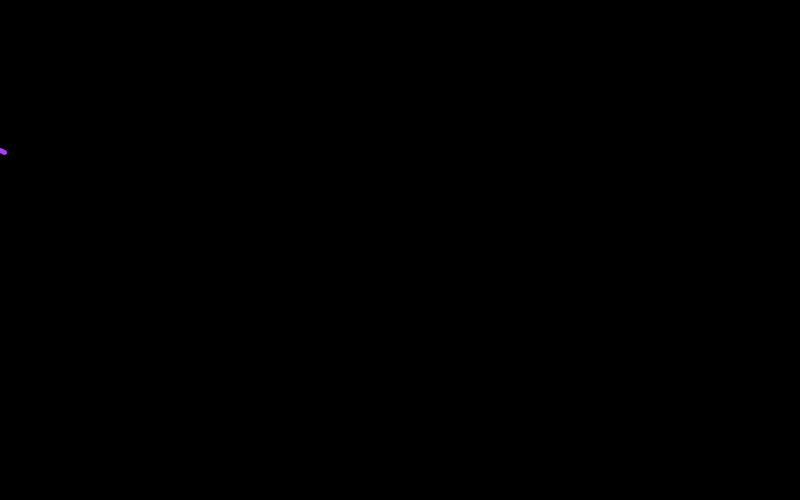
Frame 1 (no input)
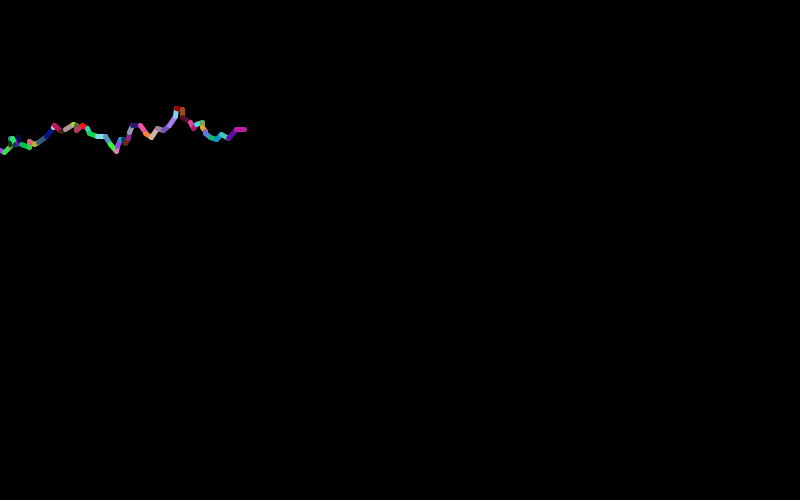
Frame 60 (the mouse pressed at the canvas centre just before this capture)
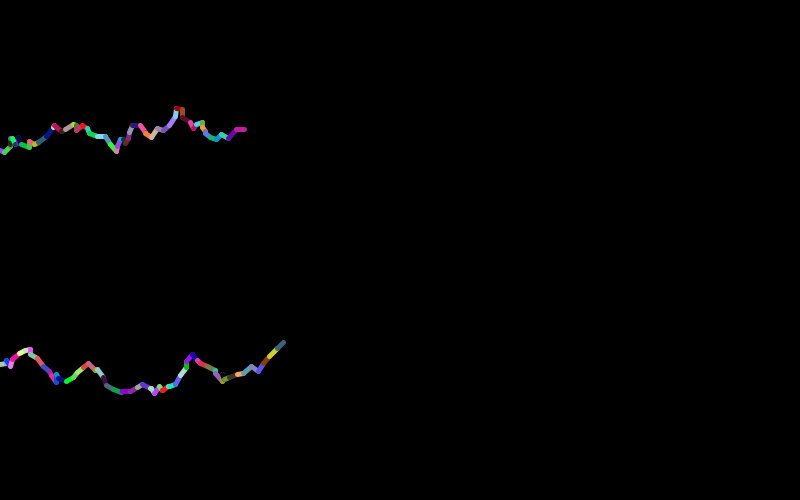
Frame 120 (the mouse held since frame 60 and released just before this capture)

The Processing sketch that drew these frames (run headless with seeded random() and noise(); from frame 60 on, the mouse is pressed at the canvas centre):

// Processing sketch: Lightning
// ── Lightning.pde
int startX;
int startY;
int endX;
int endY;

void setup()
{
  startX = 0;
  startY = 150;
  endX = 0;
  endY = 150;
  strokeWeight(5);
  background(0);
  size(800, 500);
}
void draw()
{

  frameRate(1000);
  float R = random(255);
  float G = random(255);
  float B = random(255);
  stroke(R, G, B);

  endX = startX + (int)(9 * Math.random());
  endY = startY + -9 + (int)(18 * Math.random());
  line(startX, startY, endX, endY);
  startX = endX;
  startY = endY;
}
void mousePressed()
{
  background(0);

  startX = 0;
  startY = (int)(500 * Math.random());
  endX = 0;
  endY = 150;
}
